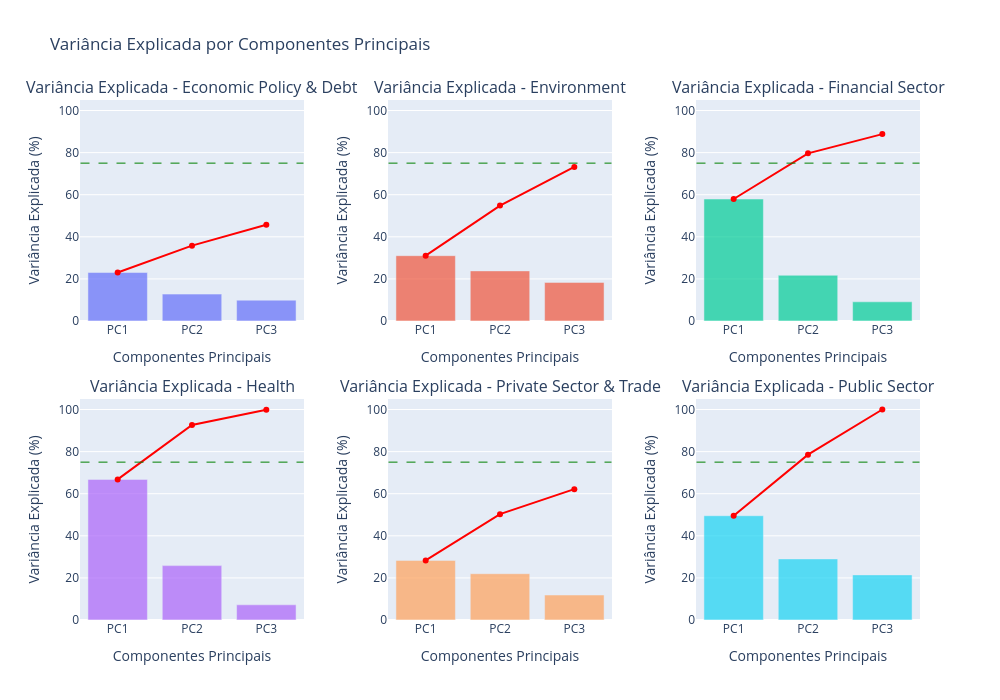

This figure's notebook cell:
### Markdown cell above
### Analise de PCA

### Code cell
resultados_pca = realizar_pca_macrotemas(dfs_macrotema_unificado)

if resultados_pca:
    # Plotar variâncias explicadas
    fig_variancias = plotar_variancias_explicadas(resultados_pca)
    fig_variancias.show()

### Figure 1 — Plotly figure (JSON) as saved in the notebook; plotly's stock layout.template omitted (floating-point values rounded to 4 significant figures)
{"data": [{"marker": {"color": "#636EFA"}, "name": "Economic Policy & Debt - Individual", "opacity": 0.7, "showlegend": false, "type": "bar", "x": ["PC1", "PC2", "PC3"], "xaxis": "x", "y": [23.03, 12.77, 9.894], "yaxis": "y"}, {"line": {"width": 2}, "marker": {"color": "red"}, "mode": "lines+markers", "name": "Economic Policy & Debt - Cumulativa", "showlegend": false, "type": "scatter", "x": ["PC1", "PC2", "PC3"], "xaxis": "x", "y": [23.03, 35.8, 45.7], "yaxis": "y"}, {"marker": {"color": "#EF553B"}, "name": "Environment - Individual", "opacity": 0.7, "showlegend": false, "type": "bar", "x": ["PC1", "PC2", "PC3"], "xaxis": "x2", "y": [31.03, 23.81, 18.34], "yaxis": "y2"}, {"line": {"width": 2}, "marker": {"color": "red"}, "mode": "lines+markers", "name": "Environment - Cumulativa", "showlegend": false, "type": "scatter", "x": ["PC1", "PC2", "PC3"], "xaxis": "x2", "y": [31.03, 54.85, 73.18], "yaxis": "y2"}, {"marker": {"color": "#00CC96"}, "name": "Financial Sector - Individual", "opacity": 0.7, "showlegend": false, "type": "bar", "x": ["PC1", "PC2", "PC3"], "xaxis": "x3", "y": [57.96, 21.72, 9.122], "yaxis": "y3"}, {"line": {"width": 2}, "marker": {"color": "red"}, "mode": "lines+markers", "name": "Financial Sector - Cumulativa", "showlegend": false, "type": "scatter", "x": ["PC1", "PC2", "PC3"], "xaxis": "x3", "y": [57.96, 79.67, 88.8], "yaxis": "y3"}, {"marker": {"color": "#AB63FA"}, "name": "Health - Individual", "opacity": 0.7, "showlegend": false, "type": "bar", "x": ["PC1", "PC2", "PC3"], "xaxis": "x4", "y": [66.79, 25.84, 7.215], "yaxis": "y4"}, {"line": {"width": 2}, "marker": {"color": "red"}, "mode": "lines+markers", "name": "Health - Cumulativa", "showlegend": false, "type": "scatter", "x": ["PC1", "PC2", "PC3"], "xaxis": "x4", "y": [66.79, 92.63, 99.84], "yaxis": "y4"}, {"marker": {"color": "#FFA15A"}, "name": "Private Sector & Trade - Individual", "opacity": 0.7, "showlegend": false, "type": "bar", "x": ["PC1", "PC2", "PC3"], "xaxis": "x5", "y": [28.3, 21.99, 11.87], "yaxis": "y5"}, {"line": {"width": 2}, "marker": {"color": "red"}, "mode": "lines+markers", "name": "Private Sector & Trade - Cumulativa", "showlegend": false, "type": "scatter", "x": ["PC1", "PC2", "PC3"], "xaxis": "x5", "y": [28.3, 50.29, 62.16], "yaxis": "y5"}, {"marker": {"color": "#19D3F3"}, "name": "Public Sector - Individual", "opacity": 0.7, "showlegend": false, "type": "bar", "x": ["PC1", "PC2", "PC3"], "xaxis": "x6", "y": [49.54, 29.03, 21.43], "yaxis": "y6"}, {"line": {"width": 2}, "marker": {"color": "red"}, "mode": "lines+markers", "name": "Public Sector - Cumulativa", "showlegend": false, "type": "scatter", "x": ["PC1", "PC2", "PC3"], "xaxis": "x6", "y": [49.54, 78.57, 100.0], "yaxis": "y6"}], "layout": {"annotations": [{"font": {"size": 16}, "showarrow": false, "text": "Variância Explicada - Economic Policy & Debt", "x": 0.1333, "xanchor": "center", "xref": "paper", "y": 1, "yanchor": "bottom", "yref": "paper"}, {"font": {"size": 16}, "showarrow": false, "text": "Variância Explicada - Environment", "x": 0.5, "xanchor": "center", "xref": "paper", "y": 1, "yanchor": "bottom", "yref": "paper"}, {"font": {"size": 16}, "showarrow": false, "text": "Variância Explicada - Financial Sector", "x": 0.8667, "xanchor": "center", "xref": "paper", "y": 1, "yanchor": "bottom", "yref": "paper"}, {"font": {"size": 16}, "showarrow": false, "text": "Variância Explicada - Health", "x": 0.1333, "xanchor": "center", "xref": "paper", "y": 0.425, "yanchor": "bottom", "yref": "paper"}, {"font": {"size": 16}, "showarrow": false, "text": "Variância Explicada - Private Sector & Trade", "x": 0.5, "xanchor": "center", "xref": "paper", "y": 0.425, "yanchor": "bottom", "yref": "paper"}, {"font": {"size": 16}, "showarrow": false, "text": "Variância Explicada - Public Sector", "x": 0.8667, "xanchor": "center", "xref": "paper", "y": 0.425, "yanchor": "bottom", "yref": "paper"}], "height": 700, "shapes": [{"line": {"color": "green", "dash": "dash", "width": 1}, "type": "line", "x0": -0.5, "x1": 2.5, "xref": "x", "y0": 75, "y1": 75, "yref": "y"}, {"line": {"color": "green", "dash": "dash", "width": 1}, "type": "line", "x0": -0.5, "x1": 2.5, "xref": "x2", "y0": 75, "y1": 75, "yref": "y2"}, {"line": {"color": "green", "dash": "dash", "width": 1}, "type": "line", "x0": -0.5, "x1": 2.5, "xref": "x3", "y0": 75, "y1": 75, "yref": "y3"}, {"line": {"color": "green", "dash": "dash", "width": 1}, "type": "line", "x0": -0.5, "x1": 2.5, "xref": "x4", "y0": 75, "y1": 75, "yref": "y4"}, {"line": {"color": "green", "dash": "dash", "width": 1}, "type": "line", "x0": -0.5, "x1": 2.5, "xref": "x5", "y0": 75, "y1": 75, "yref": "y5"}, {"line": {"color": "green", "dash": "dash", "width": 1}, "type": "line", "x0": -0.5, "x1": 2.5, "xref": "x6", "y0": 75, "y1": 75, "yref": "y6"}], "showlegend": false, "title": {"text": "Variância Explicada por Componentes Principais"}, "width": 1000, "xaxis": {"anchor": "y", "domain": [0, 0.2667], "title": {"text": "Componentes Principais"}}, "xaxis2": {"anchor": "y2", "domain": [0.3667, 0.6333], "title": {"text": "Componentes Principais"}}, "xaxis3": {"anchor": "y3", "domain": [0.7333, 1], "title": {"text": "Componentes Principais"}}, "xaxis4": {"anchor": "y4", "domain": [0, 0.2667], "title": {"text": "Componentes Principais"}}, "xaxis5": {"anchor": "y5", "domain": [0.3667, 0.6333], "title": {"text": "Componentes Principais"}}, "xaxis6": {"anchor": "y6", "domain": [0.7333, 1], "title": {"text": "Componentes Principais"}}, "yaxis": {"anchor": "x", "domain": [0.575, 1], "range": [0, 105], "title": {"text": "Variância Explicada (%)"}}, "yaxis2": {"anchor": "x2", "domain": [0.575, 1], "range": [0, 105], "title": {"text": "Variância Explicada (%)"}}, "yaxis3": {"anchor": "x3", "domain": [0.575, 1], "range": [0, 105], "title": {"text": "Variância Explicada (%)"}}, "yaxis4": {"anchor": "x4", "domain": [0, 0.425], "range": [0, 105], "title": {"text": "Variância Explicada (%)"}}, "yaxis5": {"anchor": "x5", "domain": [0, 0.425], "range": [0, 105], "title": {"text": "Variância Explicada (%)"}}, "yaxis6": {"anchor": "x6", "domain": [0, 0.425], "range": [0, 105], "title": {"text": "Variância Explicada (%)"}}}}
